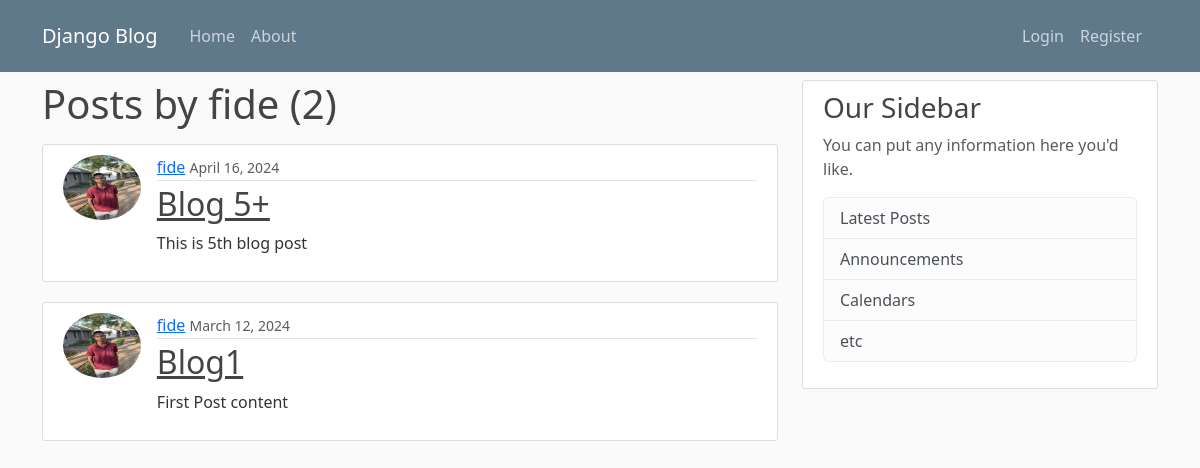
The app's page /user/fide, older data.
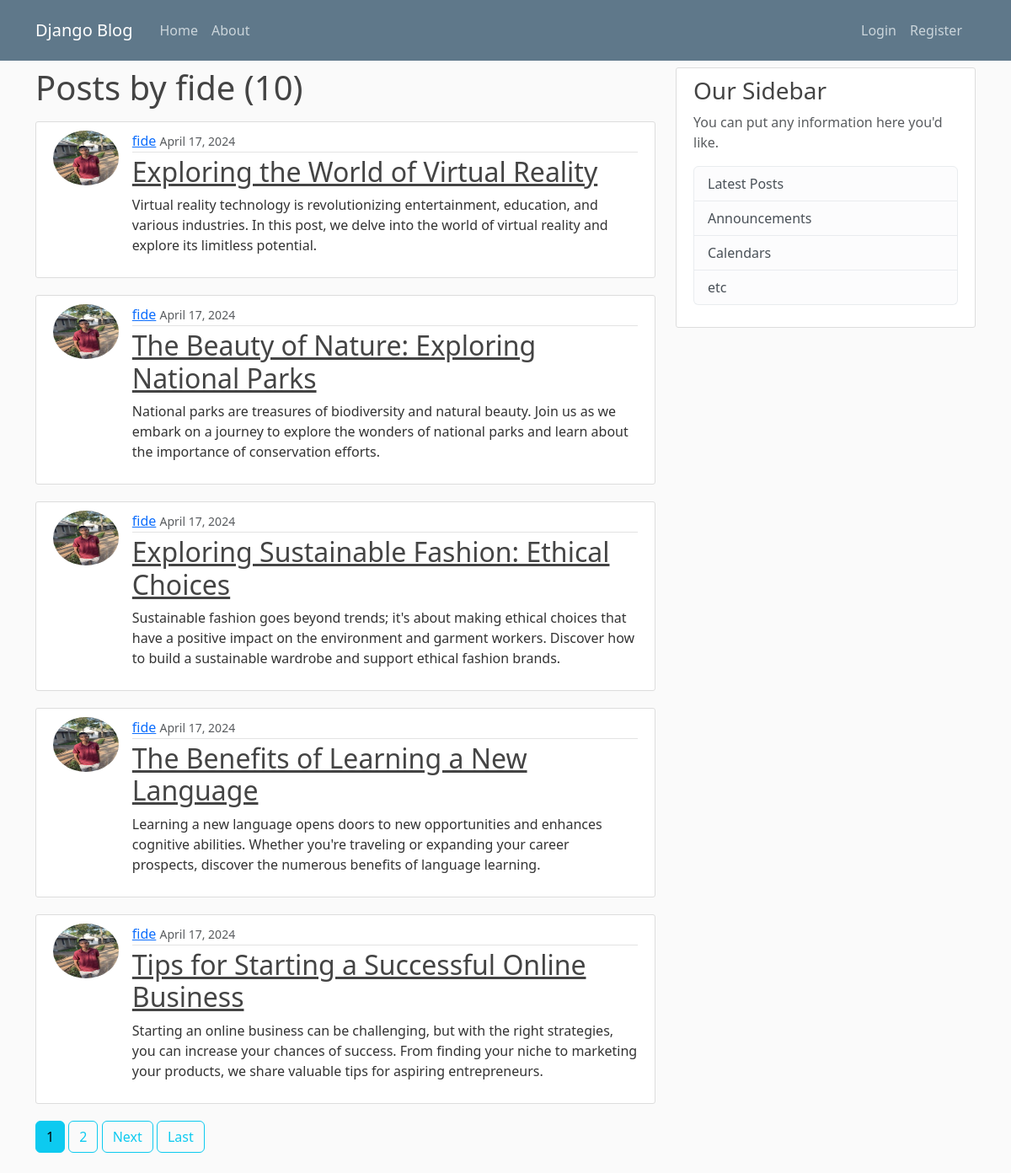
The same page, newer data.
### blog/models.py (models this page shows, shortened)
class Post(models.Model):
  title = models.CharField(max_length=100)
  content = models.TextField()
  date_posted = models.DateTimeField(default=timezone.now)
  author = models.ForeignKey(User, on_delete=models.CASCADE)

### users/models.py (models this page shows, shortened)
class Profile(models.Model):
  user = models.OneToOneField(User, on_delete=models.CASCADE)
  image = models.ImageField(default='default.jpg', upload_to='profile_pics')

### blog/views.py (the view)
# urls.py: path('user/<str:username>', UserPostListView.as_view(), name='user-posts'),
class UserPostListView(ListView):
  model = Post
  template_name = 'blog/user_posts.html'
  context_object_name = 'posts'
  paginate_by = 5
  def get_queryset(self):
    user = get_object_or_404(User, username=self.kwargs.get('username'))
    return Post.objects.filter(author=user).order_by('-date_posted')

### blog/templates/blog/user_posts.html (shortened to what this page needs)
{% extends "blog/base.html" %}
{% block content %}
<h1 class="mb-3">Posts by {{ view.kwargs.username }} ({{ page_obj.paginator.count }})</h1>
{% for post in posts %}
<article class="d-flex content-section">
  <img
    src="{{ post.author.profile.image.url }}"
    class="rounded-circle article-img"
  />
  <div class="col-12 flex-fill">
    <div class="article-metadata">
      <a class="mr-2" href="{% url 'user-posts' post.author.username %}">{{ post.author }}</a>
      <small class="text-muted">{{ post.date_posted|date:"F d, Y" }}</small>
    </div>
    <h2>
      <a class="article-title" href="{% url 'post-detail' post.id %}"
        >{{ post.title }}</a
      >
    </h2>
    <p class="article-content">{{ post.content }}</p>
  </div>
</article>
{% endfor %}
{% if is_paginated %}
{% for num in page_obj.paginator.page_range %}
{% if page_obj.number == num %}
  <a class="btn btn-info mb-4" href="?page={{ num }}">{{ num }}</a>
{% elif num > page_obj.number|add:'-3' and num < page_obj.number|add:'3' %}
<a class="btn btn-outline-info mb-4" href="?page={{ num }}">{{ num }}</a>
{% endif %}
{% endfor %}
{% if page_obj.has_next %}
<a class="btn btn-outline-info mb-4" href="?page={{ page_obj.next_page_number }}"
  >Next</a
>
<a
  class="btn btn-outline-info mb-4"
  href="?page={{ page_obj.paginator.num_pages }}"
  >Last</a
>
{% endif %}
{% endif %}
{% endblock content %}

Row changes from the older to the newer data that the page shows:
removed Post: author.profile.image (picture), author "fide", date_posted "April 16, 2024", title "Blog 5+", content "This is 5th blog post"
removed Post: author.profile.image (picture), author "fide", date_posted "March 12, 2024", title "Blog1", content "First Post content"
added Post: author.profile.image (picture), author "fide", date_posted "April 17, 2024", title "Exploring the World of Virtual Reality", content "Virtual reality technology is revolutionizing entertainment, education, and various industries. In this post, we delve into the world of virtual reality and explore its limitless potential."
added Post: author.profile.image (picture), author "fide", date_posted "April 17, 2024", title "The Beauty of Nature: Exploring National Parks", content "National parks are treasures of biodiversity and natural beauty. Join us as we embark on a journey to explore the wonders of national parks and learn about the importance of conservation efforts."
added Post: author.profile.image (picture), author "fide", date_posted "April 17, 2024", title "Exploring Sustainable Fashion: Ethical Choices", content "Sustainable fashion goes beyond trends; it's about making ethical choices that have a positive impact on the environment and garment workers. Discover how to build a sustainable wardrobe and support ethical fashion brands."
added Post: author.profile.image (picture), author "fide", date_posted "April 17, 2024", title "The Benefits of Learning a New Language", content "Learning a new language opens doors to new opportunities and enhances cognitive abilities. Whether you're traveling or expanding your career prospects, discover the numerous benefits of language learning."
added Post: author.profile.image (picture), author "fide", date_posted "April 17, 2024", title "Tips for Starting a Successful Online Business", content "Starting an online business can be challenging, but with the right strategies, you can increase your chances of success. From finding your niche to marketing your products, we share valuable tips for aspiring entrepreneurs."
Text that changed along with them:
{{ page_obj.paginator.count }}: "2" → "10"
new list line: "1"
new list line: "2"
text now shown: "Next Last"
